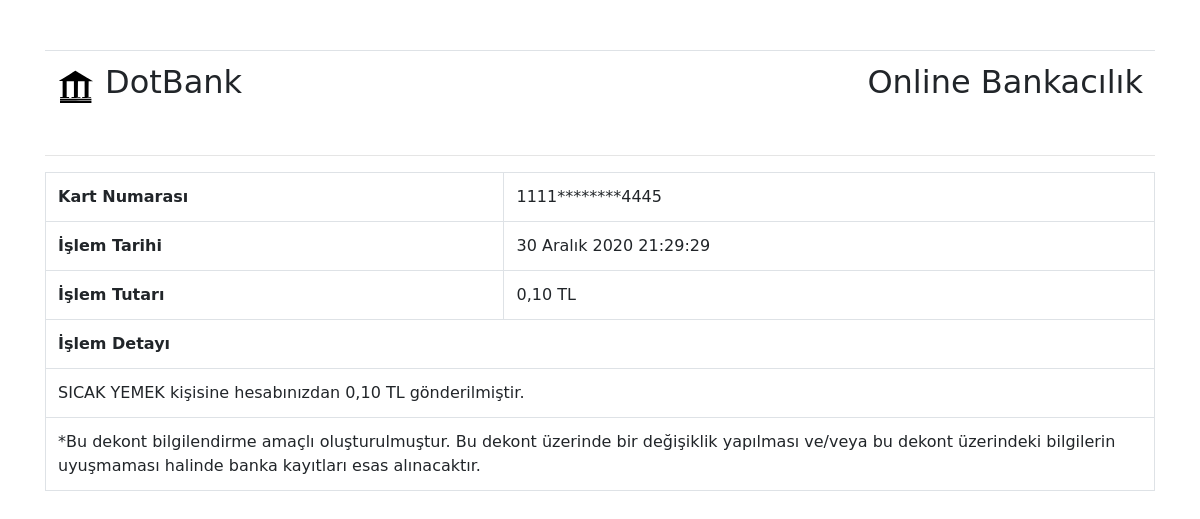
/receipt/html/1/, run on an earlier commit of the app's database.
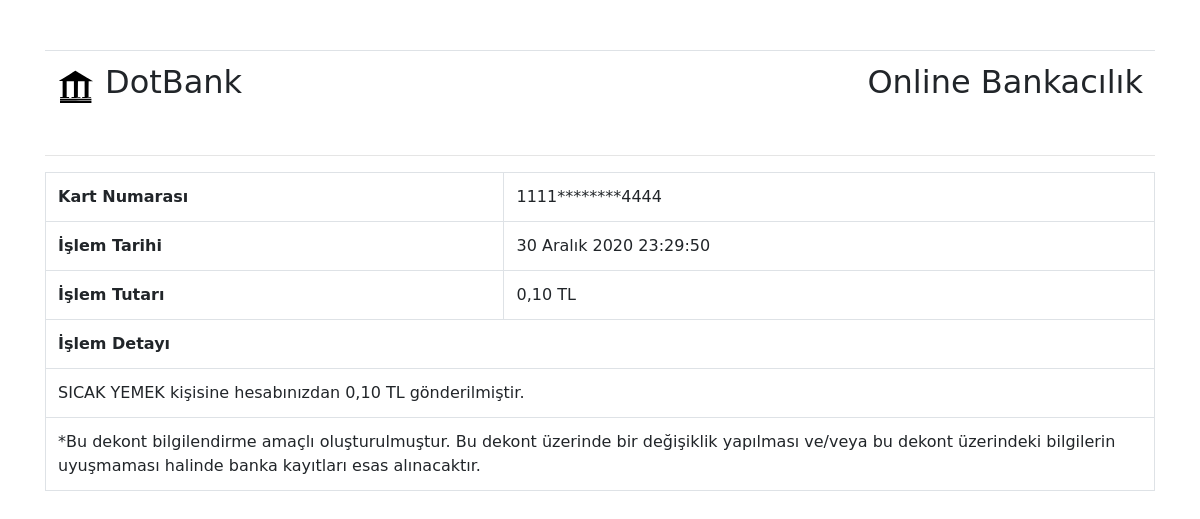
And on a later commit of the database.
### model/__init__.py (models this page shows)
class Receipt(db.Model):
    id = db.Column(db.Integer, primary_key=True, unique=True, autoincrement=True)
    senderid = db.Column(db.Integer)
    receiverid = db.Column(db.Integer)
    amount = db.Column(db.Integer)
    detail = db.Column(db.Text)
    processdate = db.Column(db.Text, default=getdate())

### controller/homeController.py (the view)
@home.route("/receipt/html/<int:id>/")
def receipthtml2(id):
    receipt = receiptEvents.view(id)
    data = {
        "cardnumber": receiptEvents.hidecardnumber(carnumber=cardEvents.viewuser(userid=receipt.senderid).cardnumber),
        "processdate": receipt.processdate,
        "processdetail": receipt.detail,
        "amount": receipt.amount
    }
    if data:
        return render_template("receiptpdftemplate.html", data=data)
    else:
        return "Not found receipt data."

### model/cardEvents.py (called while the page is built)
def viewuser(userid): return Card.query.filter_by(userid=userid).first()

### model/receiptEvents.py (called while the page is built)
def view(id): return Receipt.query.get(id)

def hidecardnumber(carnumber):
    return carnumber[0] + carnumber[1] + carnumber[2] + carnumber[3] + "********" + carnumber[12] + carnumber[13] + \
        carnumber[14] + carnumber[15]

### templates/receiptpdftemplate.html (shortened to what this page needs)
<!DOCTYPE html>
<html lang="tr"><head>
    <link rel="stylesheet" href="https://maxcdn.bootstrapcdn.com/bootstrap/4.0.0/css/bootstrap.min.css" />
</head>
<body>
  <div class="container">
    <div class="row" style="padding-top: 50px;">
      <div class="col-md-12">
          <table class="table" style="padding: 0px;">
              <tbody>
                  <tr>
                      <td>
                          <img src="{{url_for('static', filename='img/bank.svg')}}" style="float: left; padding-right: 10px; height: 48px; width: 48px" />
                          <h2>DotBank</h2>
                      </td>
                      <td class="text-right"><h2>Online Bankacılık</h2></td>
                  </tr>
              </tbody>
          </table>
      </div>
    </div>
    <hr/>
    <div class="row">
        <div class="col-md-12">
              <table class="table table-bordered" style="border: 1px solid black;">
                <tbody>
                  <tr>
                    <td class="font-weight-bold">Kart Numarası</td><td>{{ data.cardnumber }}</td>
                  </tr>
                  <tr>
                    <td class="font-weight-bold">İşlem Tarihi</td><td>{{ data.processdate }}</td>
                  </tr>
                  <tr>
                    <td class="font-weight-bold">İşlem Tutarı</td><td>{{ data.amount | safe }} TL</td>
                  </tr>
                  <tr>
                    <td class="font-weight-bold" colspan="2">İşlem Detayı</td>
                  </tr>
                  <tr>
                    <td colspan="2">{{ data.processdetail }}</td>
                  </tr>
                  <tr>
                    <td colspan="2">*Bu dekont bilgilendirme amaçlı oluşturulmuştur. Bu dekont üzerinde bir değişiklik yapılması ve/veya bu dekont üzerindeki bilgilerin uyuşmaması halinde banka kayıtları esas alınacaktır.</td>
                  </tr>
                </tbody>
              </table>
        </div>
    </div>
</div>
</body>
</html>

What changed in the data, as far as the page shows it:
changed Receipt "SICAK YEMEK kişisine hesabınızdan 0,10 TL gönderilmiştir.": processdate "30 Aralık 2020 21:29:29" → "30 Aralık 2020 23:29:50"
Also different on the page:
{{ data.cardnumber }}: "1111********4445" → "1111********4444"
